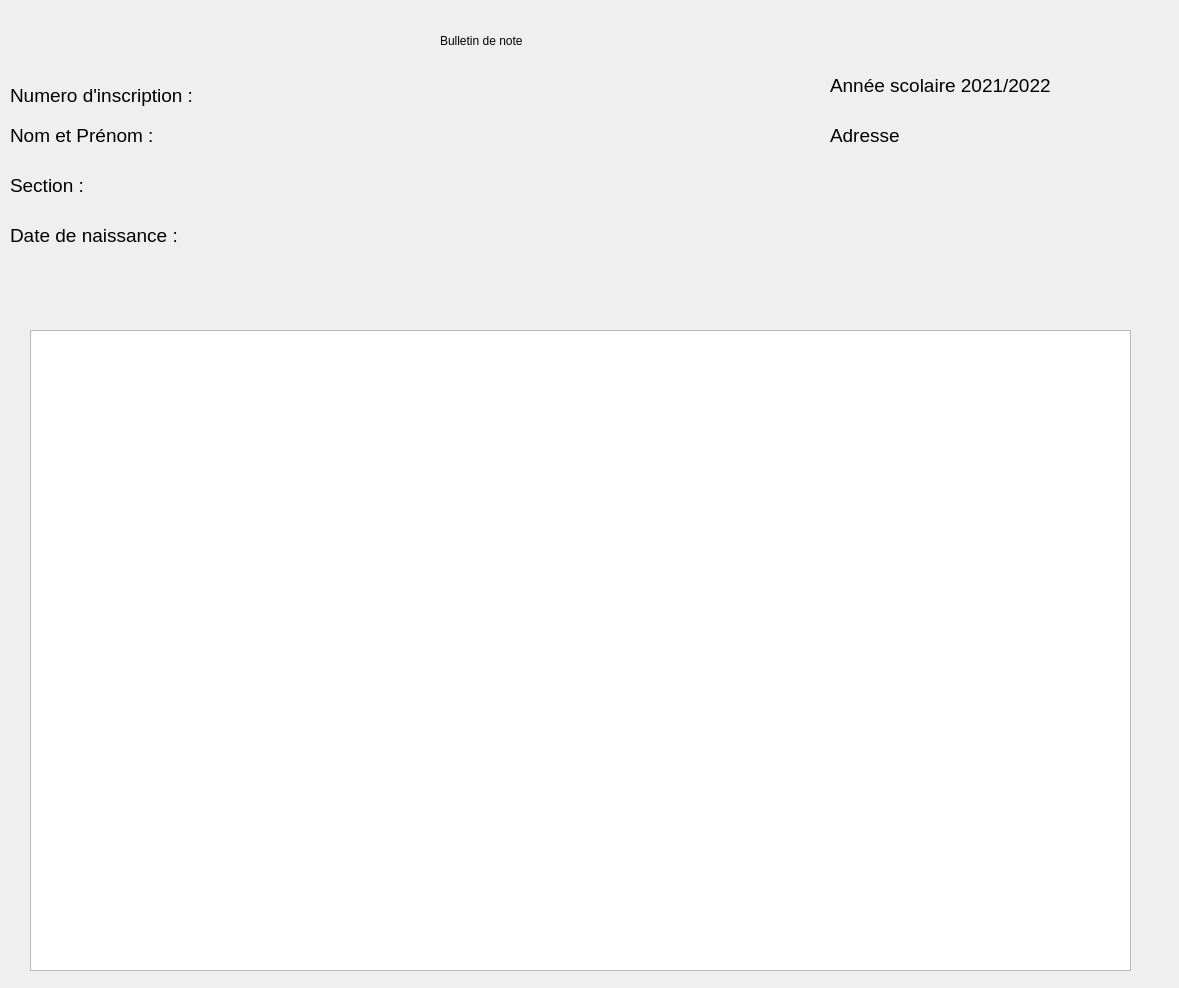
<?xml version="1.0" encoding="UTF-8"?>
<ui version="4.0">
 <class>Dialog</class>
 <widget class="QDialog" name="Dialog">
  <property name="geometry">
   <rect>
    <x>0</x>
    <y>0</y>
    <width>1179</width>
    <height>988</height>
   </rect>
  </property>
  <property name="windowTitle">
   <string>Dialog</string>
  </property>
  <widget class="QLabel" name="label">
   <property name="geometry">
    <rect>
     <x>0</x>
     <y>0</y>
     <width>1181</width>
     <height>1231</height>
    </rect>
   </property>
   <property name="text">
    <string/>
   </property>
   <property name="pixmap">
    <pixmap resource="../PY/Backgrounds.qrc">:/Back/Background.jpg</pixmap>
   </property>
   <property name="scaledContents">
    <bool>true</bool>
   </property>
  </widget>
  <widget class="QLabel" name="label_4">
   <property name="geometry">
    <rect>
     <x>10</x>
     <y>170</y>
     <width>81</width>
     <height>31</height>
    </rect>
   </property>
   <property name="font">
    <font>
     <family>MS Shell Dlg 2</family>
     <pointsize>14</pointsize>
     <weight>50</weight>
     <italic>false</italic>
     <bold>false</bold>
    </font>
   </property>
   <property name="styleSheet">
    <string notr="true">font: 14pt &quot;MS Shell Dlg 2&quot;;</string>
   </property>
   <property name="text">
    <string>Section :</string>
   </property>
  </widget>
  <widget class="QLabel" name="label_2">
   <property name="geometry">
    <rect>
     <x>830</x>
     <y>120</y>
     <width>71</width>
     <height>31</height>
    </rect>
   </property>
   <property name="font">
    <font>
     <family>MS Shell Dlg 2</family>
     <pointsize>14</pointsize>
     <weight>50</weight>
     <italic>false</italic>
     <bold>false</bold>
    </font>
   </property>
   <property name="styleSheet">
    <string notr="true">font: 14pt &quot;MS Shell Dlg 2&quot;;</string>
   </property>
   <property name="text">
    <string>Adresse:</string>
   </property>
  </widget>
  <widget class="QLabel" name="label_6">
   <property name="geometry">
    <rect>
     <x>10</x>
     <y>80</y>
     <width>191</width>
     <height>31</height>
    </rect>
   </property>
   <property name="font">
    <font>
     <family>MS Shell Dlg 2</family>
     <pointsize>14</pointsize>
     <weight>50</weight>
     <italic>false</italic>
     <bold>false</bold>
    </font>
   </property>
   <property name="styleSheet">
    <string notr="true">font: 14pt &quot;MS Shell Dlg 2&quot;;</string>
   </property>
   <property name="text">
    <string>Numero d'inscription :</string>
   </property>
  </widget>
  <widget class="QLabel" name="label_5">
   <property name="geometry">
    <rect>
     <x>10</x>
     <y>220</y>
     <width>171</width>
     <height>31</height>
    </rect>
   </property>
   <property name="font">
    <font>
     <family>MS Shell Dlg 2</family>
     <pointsize>14</pointsize>
     <weight>50</weight>
     <italic>false</italic>
     <bold>false</bold>
    </font>
   </property>
   <property name="styleSheet">
    <string notr="true">font: 14pt &quot;MS Shell Dlg 2&quot;;</string>
   </property>
   <property name="text">
    <string>Date de naissance :</string>
   </property>
  </widget>
  <widget class="QLabel" name="label_10">
   <property name="geometry">
    <rect>
     <x>440</x>
     <y>20</y>
     <width>311</width>
     <height>41</height>
    </rect>
   </property>
   <property name="layoutDirection">
    <enum>Qt::LeftToRight</enum>
   </property>
   <property name="styleSheet">
    <string notr="true">font: 75 22pt &quot;MS Shell Dlg 2&quot;;</string>
   </property>
   <property name="text">
    <string>Bulletin de note</string>
   </property>
  </widget>
  <widget class="QLabel" name="labelNomDateN">
   <property name="geometry">
    <rect>
     <x>190</x>
     <y>220</y>
     <width>191</width>
     <height>31</height>
    </rect>
   </property>
   <property name="styleSheet">
    <string notr="true">font: 75 19pt &quot;MS Sans Serif&quot;;</string>
   </property>
   <property name="text">
    <string/>
   </property>
  </widget>
  <widget class="QLabel" name="labelNomSection">
   <property name="geometry">
    <rect>
     <x>100</x>
     <y>170</y>
     <width>271</width>
     <height>31</height>
    </rect>
   </property>
   <property name="styleSheet">
    <string notr="true">font: 75 19pt &quot;MS Sans Serif&quot;;</string>
   </property>
   <property name="text">
    <string/>
   </property>
  </widget>
  <widget class="QLabel" name="labelNomPrenom">
   <property name="geometry">
    <rect>
     <x>170</x>
     <y>120</y>
     <width>191</width>
     <height>31</height>
    </rect>
   </property>
   <property name="styleSheet">
    <string notr="true">font: 75 19pt &quot;MS Sans Serif&quot;;</string>
   </property>
   <property name="text">
    <string/>
   </property>
  </widget>
  <widget class="QLabel" name="label_3">
   <property name="geometry">
    <rect>
     <x>830</x>
     <y>70</y>
     <width>221</width>
     <height>31</height>
    </rect>
   </property>
   <property name="font">
    <font>
     <family>MS Shell Dlg 2</family>
     <pointsize>14</pointsize>
     <weight>50</weight>
     <italic>false</italic>
     <bold>false</bold>
    </font>
   </property>
   <property name="styleSheet">
    <string notr="true">font: 14pt &quot;MS Shell Dlg 2&quot;;</string>
   </property>
   <property name="text">
    <string>Année scolaire 2021/2022</string>
   </property>
  </widget>
  <widget class="QLabel" name="labelAdresse">
   <property name="geometry">
    <rect>
     <x>910</x>
     <y>120</y>
     <width>191</width>
     <height>31</height>
    </rect>
   </property>
   <property name="styleSheet">
    <string notr="true">font: 75 19pt &quot;MS Sans Serif&quot;;</string>
   </property>
   <property name="text">
    <string/>
   </property>
  </widget>
  <widget class="QLabel" name="label_7">
   <property name="geometry">
    <rect>
     <x>10</x>
     <y>120</y>
     <width>151</width>
     <height>31</height>
    </rect>
   </property>
   <property name="font">
    <font>
     <family>MS Shell Dlg 2</family>
     <pointsize>14</pointsize>
     <weight>50</weight>
     <italic>false</italic>
     <bold>false</bold>
    </font>
   </property>
   <property name="styleSheet">
    <string notr="true">font: 14pt &quot;MS Shell Dlg 2&quot;;</string>
   </property>
   <property name="text">
    <string>Nom et Prénom :</string>
   </property>
  </widget>
  <widget class="QLabel" name="labelNInscription">
   <property name="geometry">
    <rect>
     <x>210</x>
     <y>80</y>
     <width>191</width>
     <height>31</height>
    </rect>
   </property>
   <property name="styleSheet">
    <string notr="true">font: 75 19pt &quot;MS Sans Serif&quot;;</string>
   </property>
   <property name="text">
    <string/>
   </property>
  </widget>
  <widget class="QTableView" name="tableView">
   <property name="geometry">
    <rect>
     <x>30</x>
     <y>330</y>
     <width>1101</width>
     <height>641</height>
    </rect>
   </property>
   <property name="autoFillBackground">
    <bool>false</bool>
   </property>
   <property name="styleSheet">
    <string notr="true"/>
   </property>
   <property name="midLineWidth">
    <number>0</number>
   </property>
   <property name="sizeAdjustPolicy">
    <enum>QAbstractScrollArea::AdjustIgnored</enum>
   </property>
  </widget>
 </widget>
 <resources>
  <include location="../PY/Backgrounds.qrc"/>
 </resources>
 <connections/>
</ui>
